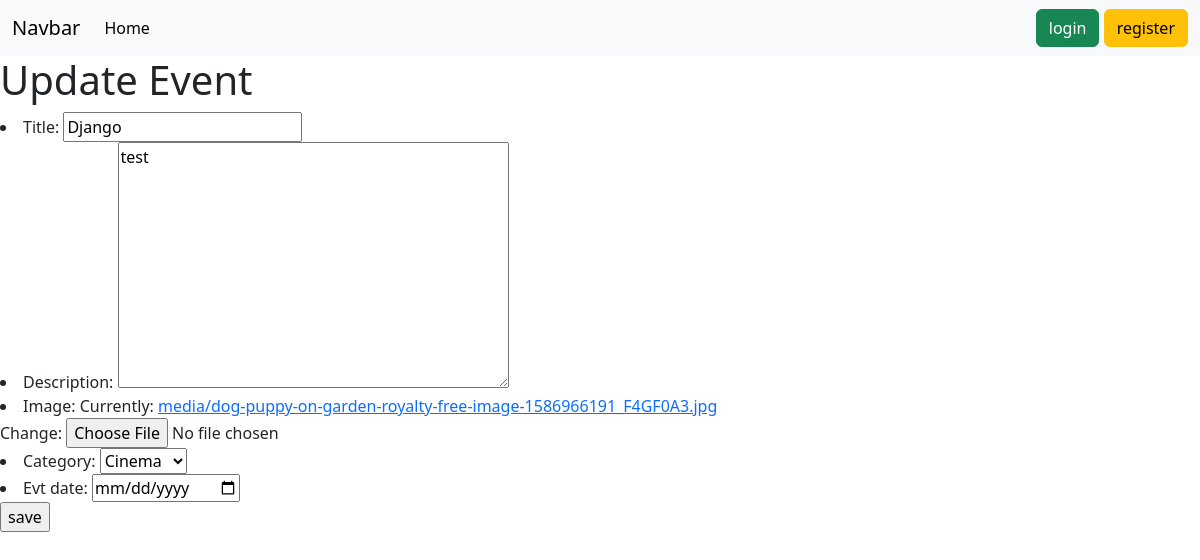
/event/updateEvent/5, run on the app's committed database.
### Event/models.py (models this page shows, shortened)
class Event(models.Model):
    title = models.CharField(max_length=20)
    description = models.TextField()
    image=models.ImageField(upload_to='media/', validators=[FileExtensionValidator(allowed_extensions=["jpg","png"])], null=True)
    category = models.CharField(max_length=30 , choices=category_list)
    state = models.BooleanField(default=False)
    nbr_participant = models.IntegerField(default=0)
    evt_date= models.DateTimeField()
    created_date= models.DateField(auto_now_add=True)
    updated_date= models.DateField(auto_now=True)
    organisateur = models.ForeignKey(Person , on_delete=models.SET_NULL , null=True)
    participants = models.ManyToManyField(Person, through="Participation" , related_name="participant")
    class Meta:
        constraints=[
            models.CheckConstraint(check=models.Q(
                evt_date__gt =datetime.now()
            ), name="Please check event date")
        ]

### Event/views.py (the view)
# urls.py: path('updateEvent/<int:pk>', UpdateEvent.as_view() , name="updateEvent"),
class UpdateEvent(UpdateView):
    model=Event
    form_class=EventForm
    template_name="event/update.html"
    success_url= "/event/list/"

### Event/forms.py
class EventForm(ModelForm):
    class Meta:
        model=Event
        fields="__all__"
        exclude=('nbr_participant','state','participants','organisateur')
        widgets={'evt_date':DateInput()}

### Template/event/update.html (shortened to what this page needs)
{% extends 'index.html' %}
{% block content %}
<h1>Update Event</h1>
<form action="" method="POST" enctype="multipart/form-data">
    {{form.as_ul}}
    <input type="submit" value="save">
</form>
{% endblock %}

### data on the page
Event: title "Django", description "test", category "Cinema"
